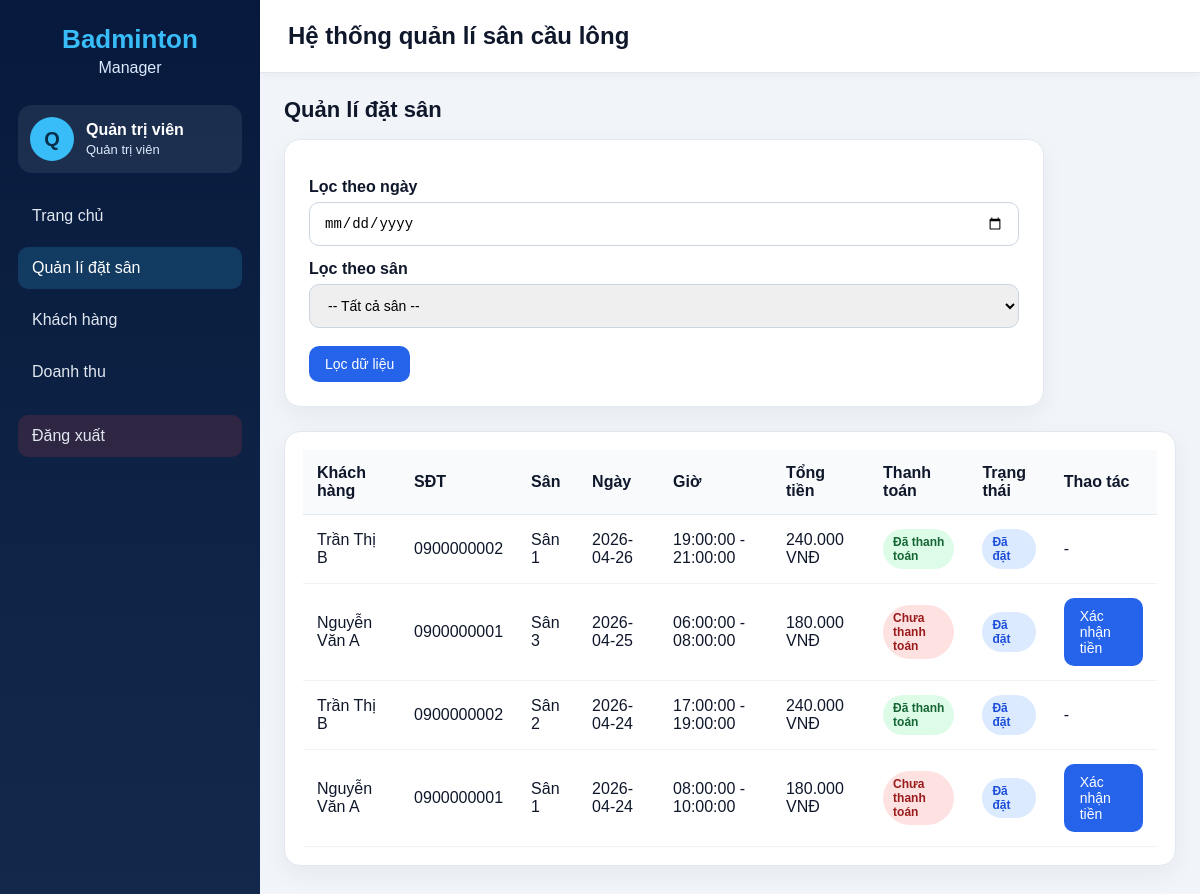
The app's page /admin/bookings.php (signed in) with its own data.
### tables this page shows
CREATE TABLE bookings (
    id INT AUTO_INCREMENT PRIMARY KEY,
    user_id INT NOT NULL,
    court_id INT NOT NULL,
    booking_date DATE NOT NULL,
    start_time TIME NOT NULL,
    end_time TIME NOT NULL,
    total_price DECIMAL(10,2) NOT NULL,
    payment_status ENUM('unpaid', 'paid') NOT NULL DEFAULT 'unpaid',
    status ENUM('confirmed', 'cancelled') NOT NULL DEFAULT 'confirmed',
    created_at TIMESTAMP DEFAULT CURRENT_TIMESTAMP,
    CONSTRAINT fk_bookings_user
        FOREIGN KEY (user_id) REFERENCES users(id)
        ON DELETE CASCADE
        ON UPDATE CASCADE,
    CONSTRAINT fk_bookings_court
        FOREIGN KEY (court_id) REFERENCES courts(id)
        ON DELETE CASCADE
        ON UPDATE CASCADE
);

CREATE TABLE users (
    id INT AUTO_INCREMENT PRIMARY KEY,
    full_name VARCHAR(100) NOT NULL,
    phone VARCHAR(20) NOT NULL UNIQUE,
    password VARCHAR(255) NOT NULL,
    role ENUM('admin', 'customer') NOT NULL DEFAULT 'customer',
    created_at TIMESTAMP DEFAULT CURRENT_TIMESTAMP
);

CREATE TABLE courts (
    id INT AUTO_INCREMENT PRIMARY KEY,
    name VARCHAR(50) NOT NULL,
    status ENUM('active', 'maintenance') NOT NULL DEFAULT 'active'
);

### includes/functions.php (called while the page is built, shortened)
<?php
function e($value)
{
    return htmlspecialchars((string)$value, ENT_QUOTES, 'UTF-8');
}
function formatMoney($number)
{
    return number_format((float)$number, 0, ',', '.') . ' VNĐ';
}
function getCurrentPath()
{
    return parse_url($_SERVER['REQUEST_URI'], PHP_URL_PATH);
}
function isActiveMenu($path)
{
    return getCurrentPath() === $path ? 'active' : '';
}
?>

### admin/bookings.php (the view, shortened to what this page needs)
<?php
require_once '../config/database.php';
require_once '../includes/functions.php';
require_once '../includes/header.php';
$date = isset($_GET['date']) ? $_GET['date'] : '';
$sql = "SELECT b.*, u.full_name, u.phone, c.name AS court_name
        FROM bookings b
        JOIN users u ON b.user_id = u.id
        JOIN courts c ON b.court_id = c.id
        WHERE 1=1";
$sql .= " ORDER BY b.booking_date DESC, b.start_time DESC";
$stmt = mysqli_prepare($conn, $sql);
mysqli_stmt_execute($stmt);
$result = mysqli_stmt_get_result($stmt);
?>
<div class="page-title">
    <h2>Quản lí đặt sân</h2>
</div>
<div class="form-box">
    <form method="GET">
        <label>Lọc theo ngày</label>
        <input type="date" name="date" value="<?= e($date) ?>">
        <label>Lọc theo sân</label>
        <select name="court_id">
            <option value="0">-- Tất cả sân --</option>
        </select>
        <br><br>
        <button type="submit">Lọc dữ liệu</button>
    </form>
</div>
<div class="table-wrapper">
    <table>
        <tr>
            <th>Khách hàng</th>
            <th>SĐT</th>
            <th>Sân</th>
            <th>Ngày</th>
            <th>Giờ</th>
            <th>Tổng tiền</th>
            <th>Thanh toán</th>
            <th>Trạng thái</th>
            <th>Thao tác</th>
        </tr>
        <?php while ($row = mysqli_fetch_assoc($result)): ?>
            <tr>
                <td><?= e($row['full_name']) ?></td>
                <td><?= e($row['phone']) ?></td>
                <td><?= e($row['court_name']) ?></td>
                <td><?= $row['booking_date'] ?></td>
                <td><?= $row['start_time'] ?> - <?= $row['end_time'] ?></td>
                <td><?= formatMoney($row['total_price']) ?></td>
                <td>
                    <span class="badge <?= $row['payment_status'] === 'paid' ? 'badge-paid' : 'badge-unpaid' ?>">
                        <?= $row['payment_status'] === 'paid' ? 'Đã thanh toán' : 'Chưa thanh toán' ?>
                    </span>
                </td>
                <td>
                    <span class="badge <?= $row['status'] === 'confirmed' ? 'badge-confirmed' : 'badge-cancelled' ?>">
                        <?= $row['status'] === 'confirmed' ? 'Đã đặt' : 'Đã hủy' ?>
                    </span>
                </td>
                <td>
                    <?php if ($row['status'] === 'confirmed' && $row['payment_status'] === 'unpaid'): ?>
                        <a class="button" href="/badminton-manager/admin/booking_payment.php?id=<?= $row['id'] ?>">Xác nhận tiền</a>
                    <?php else: ?>
                        -
                    <?php endif; ?>
                </td>
            </tr>
        <?php endwhile; ?>
    </table>
</div>
<?php require_once '../includes/footer.php'; ?>

### includes/header.php (shortened to what this page needs)
<?php
require_once __DIR__ . '/functions.php';
?>
<!DOCTYPE html>
<html lang="vi">
<head>
    <link rel="stylesheet" href="/badminton-manager/assets/style.css">
</head>
<body>
<?php if (isset($_SESSION['user']) && is_array($_SESSION['user']) && isset($_SESSION['user']['role'])): ?>
<div class="app">
    <aside class="sidebar">
        <div class="sidebar-brand">
            <h2>Badminton</h2>
            <p>Manager</p>
        </div>
        <div class="sidebar-user">
            <div class="avatar"><?= strtoupper(substr($_SESSION['user']['full_name'], 0, 1)) ?></div>
            <div>
                <strong><?= e($_SESSION['user']['full_name']) ?></strong>
                <p><?= $_SESSION['user']['role'] === 'admin' ? 'Quản trị viên' : 'Khách hàng' ?></p>
            </div>
        </div>
        <nav class="sidebar-menu">
            <?php if ($_SESSION['user']['role'] === 'admin'): ?>
                <a class="<?= isActiveMenu('/badminton-manager/admin/index.php') ?>" href="/badminton-manager/admin/index.php">Trang chủ</a>
                <a class="<?= isActiveMenu('/badminton-manager/admin/bookings.php') ?>" href="/badminton-manager/admin/bookings.php">Quản lí đặt sân</a>
                <a class="<?= isActiveMenu('/badminton-manager/admin/customers.php') ?>" href="/badminton-manager/admin/customers.php">Khách hàng</a>
                <a class="<?= isActiveMenu('/badminton-manager/admin/reports.php') ?>" href="/badminton-manager/admin/reports.php">Doanh thu</a>
            <?php endif; ?>
            <a href="/badminton-manager/auth/logout.php" class="logout-link">Đăng xuất</a>
        </nav>
    </aside>
    <main class="main-content">
        <div class="topbar">
            <h1>Hệ thống quản lí sân cầu lông</h1>
        </div>
        <div class="page-content">
<?php endif; ?>

### includes/footer.php
<?php if (isset($_SESSION['user']) && is_array($_SESSION['user']) && isset($_SESSION['user']['role'])): ?>
        </div>
    </main>
</div>
<?php else: ?>
        </div>
    </div>
<?php endif; ?>
</body>
</html>

### assets/style.css (style rules this page uses)
* { margin: 0; padding: 0; box-sizing: border-box; }
body { font-family: Arial, sans-serif; background: #f1f5f9; color: #0f172a; }
a { text-decoration: none; }
.app { display: flex; min-height: 100vh; }
.sidebar { width: 260px; background: linear-gradient(180deg, #071a3d, #13294b); color: #fff; padding: 24px 18px; position: fixed; top: 0; left: 0; bottom: 0; }
.sidebar-brand { text-align: center; margin-bottom: 28px; }
.sidebar-brand h2 { font-size: 26px; color: #38bdf8; }
.sidebar-brand p { color: #dbeafe; margin-top: 4px; }
.sidebar-user { display: flex; align-items: center; gap: 12px; background: rgba(255, 255, 255, 0.08); padding: 12px; border-radius: 14px; margin-bottom: 22px; }
.avatar { width: 44px; height: 44px; background: #38bdf8; color: #082f49; border-radius: 50%; display: flex; align-items: center; justify-content: center; font-weight: bold; font-size: 20px; }
.sidebar-user p { color: #dbeafe; font-size: 13px; margin-top: 3px; }
.sidebar-menu { display: flex; flex-direction: column; gap: 10px; }
.sidebar-menu a { color: #e2e8f0; padding: 12px 14px; border-radius: 10px; transition: 0.2s; }
.sidebar-menu a:hover, .sidebar-menu a.active { background: rgba(56, 189, 248, 0.18); color: #fff; }
.logout-link { margin-top: 12px; background: rgba(239, 68, 68, 0.15); }
.main-content { margin-left: 260px; width: calc(100% - 260px); min-height: 100vh; }
.topbar { background: #fff; padding: 22px 28px; border-bottom: 1px solid #e2e8f0; box-shadow: 0 2px 10px rgba(0, 0, 0, 0.04); }
.topbar h1 { font-size: 24px; }
.page-content { padding: 24px; }
.page-title { display: flex; justify-content: space-between; align-items: center; gap: 14px; margin-bottom: 16px; }
.page-title h2 { font-size: 22px; }
.table-wrapper { background: #fff; border-radius: 16px; padding: 18px; border: 1px solid #e2e8f0; box-shadow: 0 8px 24px rgba(15, 23, 42, 0.05); overflow-x: auto; margin-bottom: 24px; }
table { width: 100%; border-collapse: collapse; }
table th { background: #f8fafc; padding: 14px; text-align: left; border-bottom: 1px solid #e2e8f0; }
table td { padding: 14px; border-bottom: 1px solid #edf2f7; }
.form-box { background: #fff; padding: 24px; border-radius: 16px; border: 1px solid #e2e8f0; box-shadow: 0 8px 24px rgba(15, 23, 42, 0.05); max-width: 760px; margin-bottom: 24px; }
.form-box label { display: block; margin-top: 14px; margin-bottom: 6px; font-weight: 600; }
.form-box input, .form-box select { width: 100%; padding: 12px 14px; border: 1px solid #cbd5e1; border-radius: 10px; font-size: 14px; }
.button, button { display: inline-block; background: #2563eb; color: #fff; border: none; padding: 10px 16px; border-radius: 10px; cursor: pointer; font-size: 14px; }
.badge { display: inline-block; padding: 6px 10px; border-radius: 999px; font-size: 12px; font-weight: bold; }
.badge-paid { background: #dcfce7; color: #166534; }
.badge-unpaid { background: #fee2e2; color: #991b1b; }
.badge-confirmed { background: #dbeafe; color: #1d4ed8; }

### records on screen
bookings: user.full_name "Trần Thị B", user.phone "0900000002", court.name "Sân 1", booking_date "2026-04-26", start_time "19:00:00", end_time "21:00:00", total_price "240.000 VNĐ", payment_status "Đã thanh toán", status "Đã đặt"
bookings: user.full_name "Nguyễn Văn A", user.phone "0900000001", court.name "Sân 3", booking_date "2026-04-25", start_time "06:00:00", end_time "08:00:00", total_price "180.000 VNĐ", payment_status "Chưa thanh toán", status "Đã đặt"
bookings: user.full_name "Trần Thị B", user.phone "0900000002", court.name "Sân 2", booking_date "2026-04-24", start_time "17:00:00", end_time "19:00:00", total_price "240.000 VNĐ", payment_status "Đã thanh toán", status "Đã đặt"
bookings: user.full_name "Nguyễn Văn A", user.phone "0900000001", court.name "Sân 1", booking_date "2026-04-24", start_time "08:00:00", end_time "10:00:00", total_price "180.000 VNĐ", payment_status "Chưa thanh toán", status "Đã đặt"

### other values on screen
substr($_SESSION['user']['full_name'], 0, 1) "Q"
$_SESSION['user']['full_name'] "Quản trị viên"
